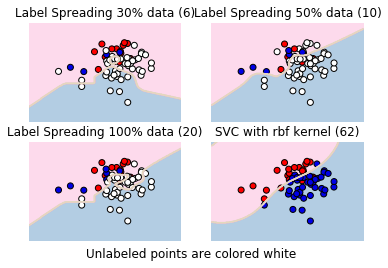

Write the Python code that produced this figure.
#!/usr/bin/env python3
# -*- coding: utf-8 -*-
"""
Created on Tue Feb 11 10:56:55 2020

@author: hteza
"""
import pandas as pd
import numpy as np
from matplotlib import pyplot as plt
from sklearn import svm
from sklearn.semi_supervised import LabelSpreading

df_colon=pd.read_csv("/Users/hteza/Desktop/Class/RADS602/colon.csv")

# label '-1' for negative will be replaced to be '0'
# because label propagation consider -1 as unlabelled

#######################################################################

# label propagation will only use 20 labelled and 42 unlabelled
df_sam = df_colon [{'T62947', 'H64807', 'Class'}]

# randomly select 42 samples without replacement
# they will become unlabelled
df_unlab = df_sam.sample(n=42, replace=False, random_state=1)
#df_unlab.to_csv("df_unlabelled_42_before_unlabelling.csv")

# to find out the rest, merge the 42 with original in a new dataframe
# those rows existing on original only means they are not in 42 samples
# they will be labelled

df_lab = pd.merge(df_sam, df_unlab, how='outer', indicator=True)
df_lab = df_lab.loc[df_lab._merge=='left_only',['T62947', 'H64807', 'Class']]
#df_lab.to_csv("df_labelled_20.csv")

X_train = df_lab [{'T62947', 'H64807'}]
#X_train = X_train.to_numpy()
y_train = df_lab ['Class']
y_train = np.where(y_train==1,y_train,0)

# unlabelling 42
df_unlab["Class"].replace({-1:-1 , 1: -1}, inplace=True)
#df_unlab.to_csv("df_unlabelled_42_after_unlabelling.csv")

# concating the rest of unlablled to have a full 62 again
X_train_unlab = df_unlab [{'T62947', 'H64807'}]
y_train_unlab = df_unlab ['Class']

# concating for full dataset
X_100 = pd.concat([X_train,X_train_unlab], ignore_index=True)
X_100 = X_100.to_numpy()


rng = np.random.RandomState(0)

# since I want to have 30% of 20 labelled samples
# I concat only after unlabelling the lablled
y_30 = np.copy(y_train)
y_30[rng.rand(len(y_train))<0.3]=-1
y_30 = np.append(y_30,y_train_unlab)


y_50 = np.copy(y_train)
y_50[rng.rand(len(y_train))<0.5]=-1
y_50 = np.append(y_50,y_train_unlab)


y_100 = np.append(y_train,y_train_unlab)

#######################################################################

# SVM will use full data
X = df_colon [{'T62947', 'H64807'}]
X = X.to_numpy()
y = df_colon['Class']
y = np.where(y==1,y,0)

#######################################################################

ls30 = (LabelSpreading().fit(X_100,y_30),y_30)
ls50 = (LabelSpreading().fit(X_100,y_50),y_50)
ls100 = (LabelSpreading().fit(X_100,y_100),y_100)
rbf_svc = (svm.SVC(kernel='rbf',gamma=0.5).fit(X,y),y)

#######################################################################

# mesh

h=0.02
x_min, x_max = X[:, 0].min() - 1, X[:, 0].max() + 1 
y_min, y_max = X[:, 1].min() - 1, X[:, 1].max() + 1 
xx, yy = np.meshgrid(np.arange(x_min, x_max, h), 
                     np.arange(y_min, y_max, h))

#######################################################################

titles = ['Label Spreading 30% data (6)', 
          'Label Spreading 50% data (10)', 
          'Label Spreading 100% data (20)', 
          'SVC with rbf kernel (62)']

# -1 for unlabelled, 0 for negative, 1 for positive
color_map = {-1: (1, 1, 1), 
             0: (0, 0, 0.9), 
             1: (1, 0, 0)}

for i, (clf, y_train) in enumerate((ls30, ls50, ls100, rbf_svc)):
    plt.subplot(2, 2, i + 1)
    Z = clf.predict(np.c_[xx.ravel(), yy.ravel()])
    Z = Z.reshape(xx.shape)
    contour_opts = {'levels': 2,
                    'cmap': plt.cm.Pastel1}
    plt.contourf(xx, yy, Z, **contour_opts) 
    plt.contour(xx, yy, Z, **contour_opts) 
    plt.axis('off')
    colors = [color_map[y] for y in y_train]
    plt.scatter(X[:, 0], X[:, 1], c=colors, edgecolors='black')
    plt.title(titles[i])
    
plt.suptitle("Unlabeled points are colored white", y=0.1)
plt.show()
